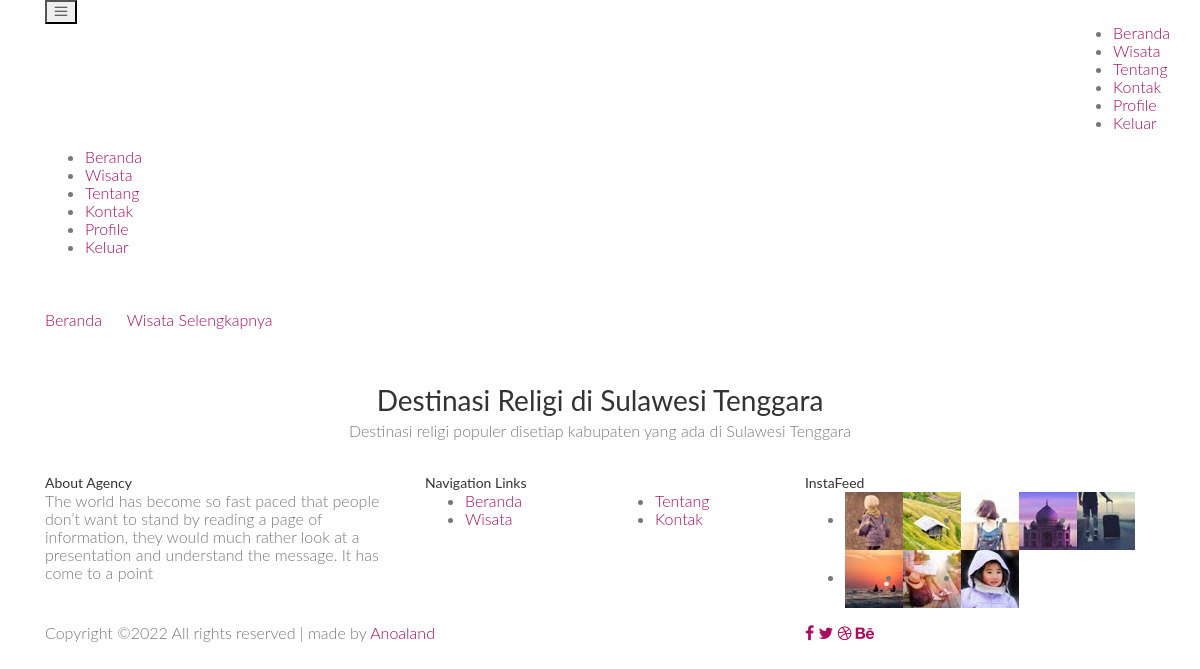
The app's page /religi.php (signed in), older data.
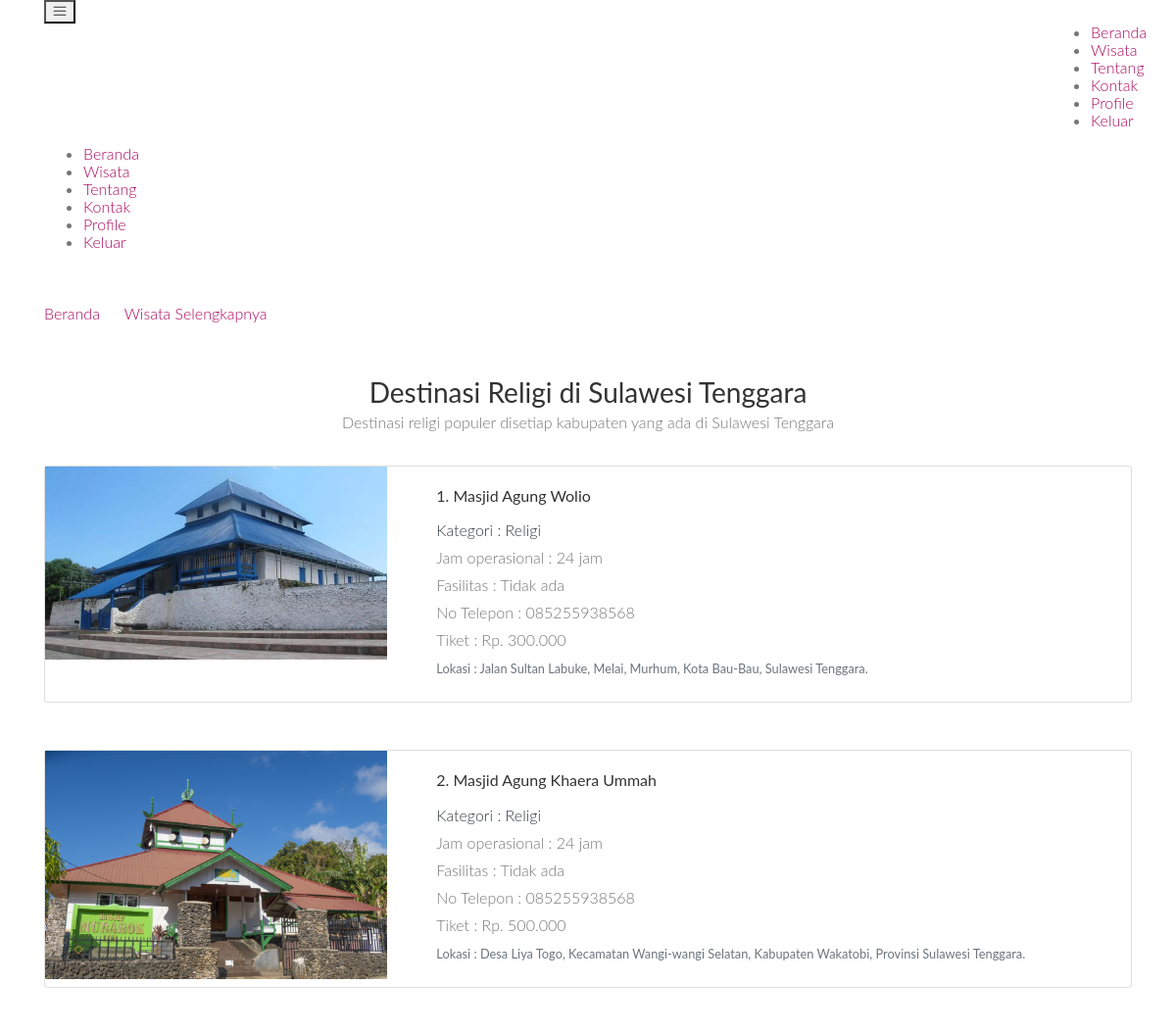
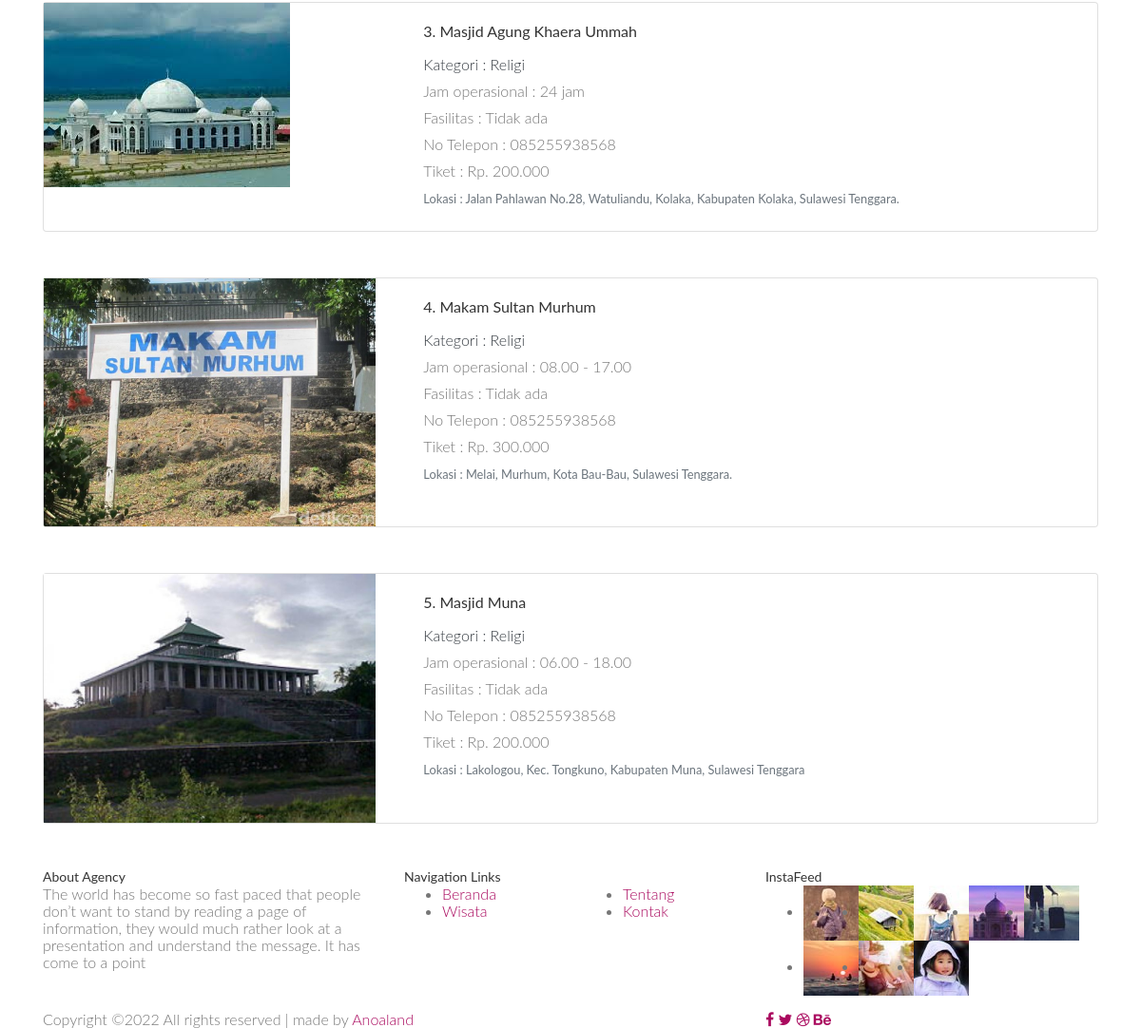
The same page, newer data (2 pictures, top to bottom).
### tables this page shows
CREATE TABLE `wisata` (
  `id` int(11) NOT NULL,
  `nama` varchar(50) NOT NULL,
  `gambar` varchar(100) NOT NULL,
  `deskripsi` varchar(100) NOT NULL,
  `lokasi` varchar(100) NOT NULL,
  `tiket` varchar(100) NOT NULL,
  `tour_guide` varchar(100) NOT NULL,
  `no_telepon` varchar(50) NOT NULL,
  `fasilitas` varchar(100) NOT NULL,
  `makanan` varchar(100) NOT NULL,
  `kategori` varchar(100) NOT NULL,
  `waktu_operasional` varchar(100) NOT NULL
);

### functions.php (called while the page is built, shortened)
<?php
$koneksi = mysqli_connect("localhost", "root", "", "db_websitewisata");
function query($query)
{
    global $koneksi;
    $result = mysqli_query($koneksi, $query);
    $rows = [];
    while ($row = mysqli_fetch_assoc($result)) {
        $rows[] = $row;
    }
    return $rows;
}

### religi.php (the view, shortened to what the changed rows need)
<?php
require 'functions.php';
$datas = query("SELECT * FROM wisata WHERE kategori LIKE '%religi%'");
?>
<!DOCTYPE html>
<html lang="zxx" class="no-js">
<head>
    <link rel="stylesheet" href="css/linearicons.css">
    <link rel="stylesheet" href="css/font-awesome.min.css">
    <link rel="stylesheet" href="css/bootstrap.css">
    <link rel="stylesheet" href="css/magnific-popup.css">
    <link rel="stylesheet" href="css/jquery-ui.css">
    <link rel="stylesheet" href="css/nice-select.css">
    <link rel="stylesheet" href="css/animate.min.css">
    <link rel="stylesheet" href="css/owl.carousel.css">
    <link rel="stylesheet" href="css/main.css">
    <link rel="stylesheet" href="css/arrow.css">
</head>
<body>
    <section class="about-banner relative">
        <div class="container">
            <div class="row d-flex align-items-center justify-content-center">
                <div class="about-content col-lg-12">
                    <h1 class="text-white">
                    </h1>
                </div>
            </div>
        </div>
    </section>
    <section class="destinations-area section-gap">
        <div class="container">
            <div class="row d-flex justify-content-center">
                <div class="menu-content pb-40 col-lg-8">
                    <div class="title text-center">
                        <h1 class="mb-10">Destinasi Religi di Sulawesi Tenggara</h1>
                    </div>
                </div>
            </div>
            <?php
            $no = 1;
            foreach ($datas as $data) :
            ?>
                <div class="card mb-5">
                    <div class="row g-0">
                        <div class="col-md-4">
                            <img src="img/newpict/<?= $data['gambar']; ?>" class="img-fluid rounded-start" alt="...">
                        </div>
                        <div class="col-md-8">
                            <div class="card-body">
                                <h5 class="card-title justify-content-space-between"><?= $no; ?>. <?= $data['nama']; ?></h5>
                                <p class="card-text text-dark">Kategori : <?= $data['kategori']; ?></p>
                                <p class="card-text">Jam operasional : <?= $data['waktu_operasional']; ?></p>
                                <p class="card-text">Fasilitas : <?= $data['fasilitas']; ?></p>
                                <p class="card-text">No Telepon : <?= $data['no_telepon']; ?></p>
                                <p class="card-text">Tiket : <?= $data['tiket']; ?></p>
                                <p class="card-text text-start"><small class="text-muted fs-2">Lokasi : <?= $data['lokasi']; ?></small></p>
                            </div>
                        </div>
                    </div>
                </div>
            <?php
                $no++;
            endforeach;
            ?>
        </div>
    </section>
</body>
</html>

Row changes from the older to the newer data that the page shows:
added wisata: gambar (picture), nama "Masjid Agung Wolio", kategori "Religi", waktu_operasional "24 jam", fasilitas "Tidak ada", no_telepon "085255938568", tiket "Rp. 300.000", lokasi "Jalan Sultan Labuke, Melai, Murhum, Kota Bau-Bau, Sulawesi Tenggara."
added wisata: gambar (picture), nama "Masjid Agung Khaera Ummah", kategori "Religi", waktu_operasional "24 jam", fasilitas "Tidak ada", no_telepon "085255938568", tiket "Rp. 500.000", lokasi "Desa Liya Togo, Kecamatan Wangi-wangi Selatan, Kabupaten Wakatobi, Provinsi Sulawesi Tenggara."
added wisata: gambar (picture), nama "Masjid Agung Khaera Ummah", kategori "Religi", waktu_operasional "24 jam", fasilitas "Tidak ada", no_telepon "085255938568", tiket "Rp. 200.000", lokasi "Jalan Pahlawan No.28, Watuliandu, Kolaka, Kabupaten Kolaka, Sulawesi Tenggara."
added wisata: gambar (picture), nama "Makam Sultan Murhum", kategori "Religi", waktu_operasional "08.00 - 17.00", fasilitas "Tidak ada", no_telepon "085255938568", tiket "Rp. 300.000", lokasi "Melai, Murhum, Kota Bau-Bau, Sulawesi Tenggara."
added wisata: gambar (picture), nama "Masjid Muna", kategori "Religi", waktu_operasional "06.00 - 18.00", fasilitas "Tidak ada", no_telepon "085255938568", tiket "Rp. 200.000", lokasi "Lakologou, Kec. Tongkuno, Kabupaten Muna, Sulawesi Tenggara"
